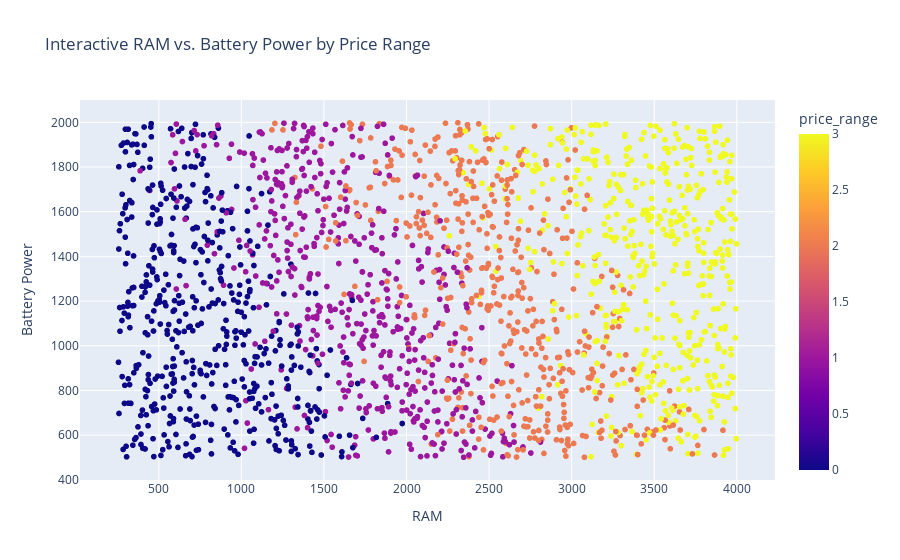

The cell this chart's notebook holds for it:
### Markdown cell above
**Optional Interactive Visualizations with Plotly**

### Code cell
import plotly.express as px

# Interactive scatter plot for ram vs. battery_power
fig = px.scatter(df, x='ram', y='battery_power', color='price_range', 
                 title='Interactive RAM vs. Battery Power by Price Range',
                 labels={'ram': 'RAM', 'battery_power': 'Battery Power'},
                 hover_data=['int_memory', 'px_height', 'px_width'])

fig.show()

### Figure 1 — Plotly figure (JSON) as saved in the notebook; plotly's stock layout.template omitted (floating-point values rounded to 4 significant figures; data arrays with more than 128 entries replaced by an {"elided": "..."} marker saying what was removed)
{"data": [{"customdata": {"elided": "2000x3 int values"}, "hovertemplate": "RAM=%{x}<br>Battery Power=%{y}<br>int_memory=%{customdata[0]}<br>px_height=%{customdata[1]}<br>px_width=%{customdata[2]}<br>price_range=%{marker.color}<extra></extra>", "legendgroup": "", "marker": {"color": {"elided": "2000 int values"}, "coloraxis": "coloraxis", "symbol": "circle"}, "mode": "markers", "name": "", "showlegend": false, "type": "scattergl", "x": {"elided": "2000 int values"}, "xaxis": "x", "y": {"elided": "2000 int values"}, "yaxis": "y"}], "layout": {"coloraxis": {"colorbar": {"title": {"text": "price_range"}}, "colorscale": [[0, "#0d0887"], [0.1111, "#46039f"], [0.2222, "#7201a8"], [0.3333, "#9c179e"], [0.4444, "#bd3786"], [0.5556, "#d8576b"], [0.6667, "#ed7953"], [0.7778, "#fb9f3a"], [0.8889, "#fdca26"], [1, "#f0f921"]]}, "legend": {"tracegroupgap": 0}, "title": {"text": "Interactive RAM vs. Battery Power by Price Range"}, "xaxis": {"anchor": "y", "domain": [0, 1], "title": {"text": "RAM"}}, "yaxis": {"anchor": "x", "domain": [0, 1], "title": {"text": "Battery Power"}}}}
